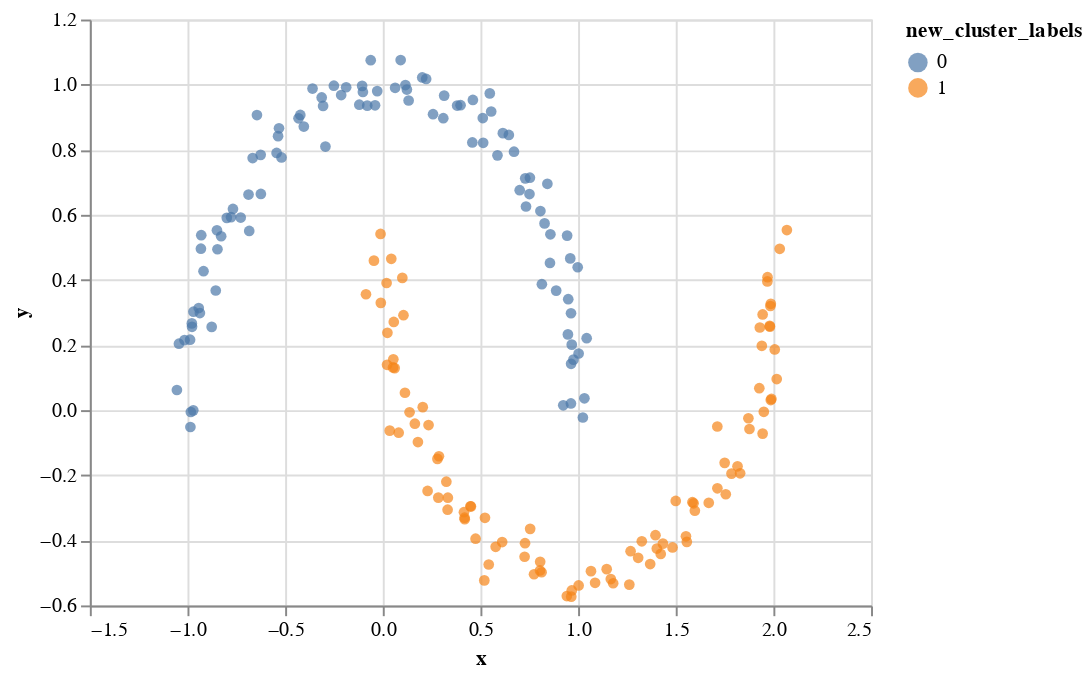

Write notebook code for a chart like this one.
### Markdown cell above
What happened?  The values eps and min_samples are hyper parameters that define the density.  Lets' try with a different set of hyperparameters:

### Code cell
# Creates the object and fit the data in the same call.  The params eps and min_samples are hyperparameters
db = DBSCAN(eps=0.3, min_samples=10).fit(X)

df_toy['new_cluster_labels'] = db.labels_

alt.Chart(df_toy).mark_circle().encode(
    x='x',
    y='y',
    color='new_cluster_labels:N'
)

### Figure 1 — Vega-Lite specification as saved in the notebook (floating-point values rounded to 4 significant figures; data arrays with more than 128 entries replaced by an {"elided": "..."} marker saying what was removed)
{"config": {"view": {"continuousWidth": 400, "continuousHeight": 300}}, "data": {"name": "data-923d98877dfc3b831f0296934b9a5f2c"}, "mark": "circle", "encoding": {"color": {"field": "new_cluster_labels", "type": "nominal"}, "x": {"field": "x", "type": "quantitative"}, "y": {"field": "y", "type": "quantitative"}}, "$schema": "https://vega.github.io/schema/vega-lite/v4.17.0.json", "datasets": {"data-923d98877dfc3b831f0296934b9a5f2c": {"elided": "200 records"}}}
